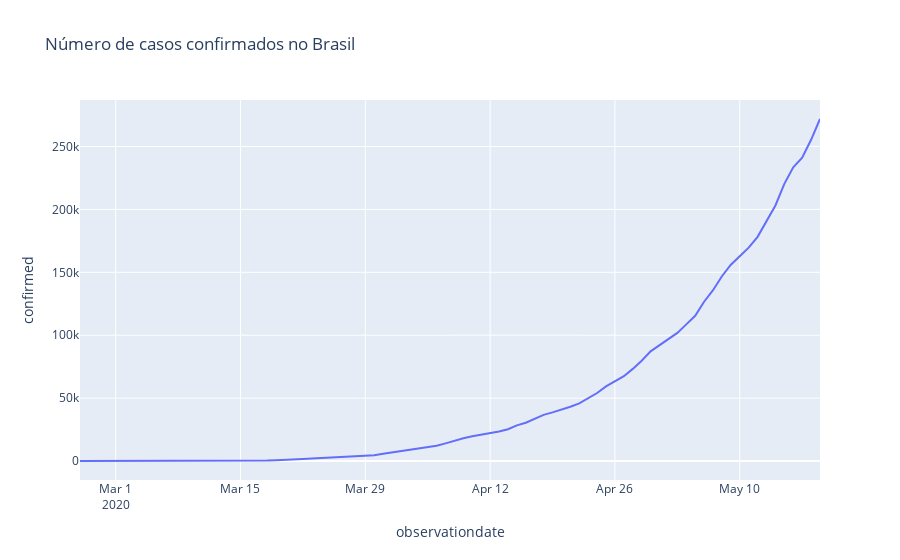

Notebook code for this chart:
### Markdown cell above
# Casos Confirmados entre  26/02/2020 e 19/05/2020

### Code cell
#Gráfico de casos confirmados no Brasil.

px.line(brasil,'observationdate','confirmed',title='Número de casos confirmados no Brasil')
